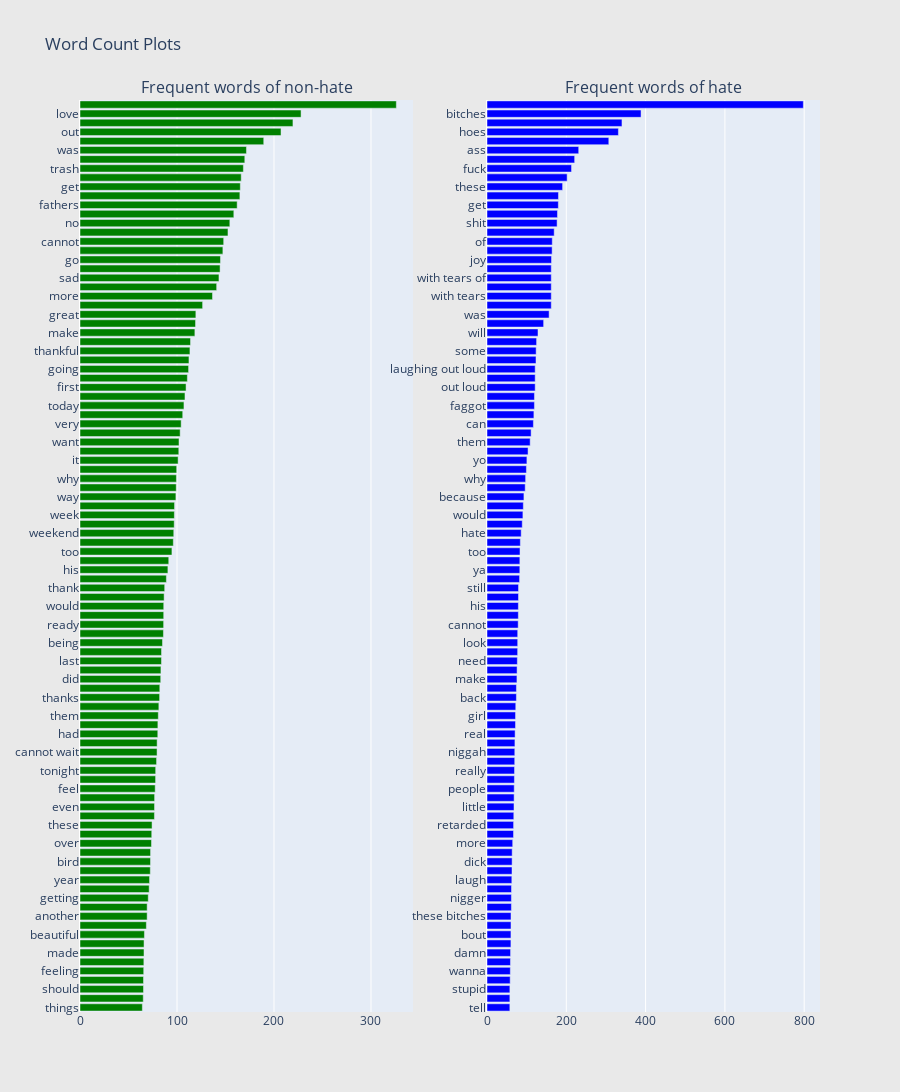

Here is the notebook cell this chart was saved with:
### Markdown cell above
# trigrams

### Code cell
#combination 1,2,3
fig = subplots.make_subplots(rows=1, cols=2, vertical_spacing=0.04,
                          subplot_titles=["Frequent words of non-hate", 
                                          "Frequent words of hate"])
fig.append_trace(trace0, 1, 1)
fig.append_trace(trace1, 1, 2)
fig['layout'].update(height=1200, width=900, paper_bgcolor='rgb(233,233,233)', title="Word Count Plots")
py.iplot(fig, filename='word-plots')

### Figure 1 — Plotly figure (JSON) as saved in the notebook; plotly's stock layout.template omitted (floating-point values rounded to 4 significant figures)
{"data": [{"marker": {"color": "green"}, "orientation": "h", "showlegend": false, "type": "bar", "x": [64.29, 65.21, 65.46, 65.47, 65.7, 65.85, 65.99, 66.03, 66.44, 68.42, 69.23, 69.25, 70.36, 71.31, 71.71, 72.48, 72.68, 72.75, 73.7, 73.96, 74.29, 76.76, 76.84, 76.92, 77.53, 77.94, 78.03, 78.94, 79.44, 79.52, 80.2, 80.3, 80.74, 81.31, 82.09, 82.27, 83.23, 83.44, 83.98, 84.04, 85.05, 86.02, 86.22, 86.3, 86.33, 86.73, 87.31, 89.07, 90.62, 91.49, 94.78, 96.22, 96.67, 97.14, 97.3, 97.48, 98.87, 99.22, 99.4, 99.69, 101.1, 101.9, 102.1, 103.3, 104.3, 105.9, 107.2, 108.2, 109.3, 110.7, 112.0, 112.3, 113.4, 114.0, 118.4, 119.1, 119.5, 126.4, 136.6, 140.9, 143.3, 144.4, 144.8, 147.3, 148.1, 152.6, 154.5, 158.6, 162.0, 164.8, 165.3, 166.2, 168.4, 169.9, 171.6, 189.4, 207.2, 219.6, 227.9, 326.1], "xaxis": "x", "y": ["things", "show", "should", "down", "feeling", "home", "made", "finally", "beautiful", "than", "another", "friends", "getting", "again", "year", "next", "bird", "little", "over", "sunday", "these", "come", "even", "everyone", "feel", "me", "tonight", "right", "cannot wait", "much", "had", "look", "them", "makes", "thanks", "because", "did", "still", "last", "think", "being", "night", "ready", "need", "would", "never", "thank", "world", "his", "work", "too", "really", "weekend", "always", "week", "know", "way", "friday", "why", "some", "it", "laughing", "want", "wait", "very", "tomorrow", "today", "best", "first", "you", "going", "back", "thankful", "days", "make", "morning", "great", "got", "more", "people", "sad", "day", "go", "can", "cannot", "life", "no", "see", "fathers", "bihday", "get", "good", "trash", "time", "was", "smile", "out", "will", "love", "happy"], "yaxis": "y"}, {"marker": {"color": "blue"}, "orientation": "h", "showlegend": false, "type": "bar", "x": [57.62, 57.68, 57.71, 58.44, 58.85, 59.16, 59.43, 60.33, 60.41, 60.5, 60.55, 61.54, 61.57, 61.79, 62.64, 63.1, 63.34, 63.5, 64.82, 66.88, 67.09, 67.63, 68.11, 68.39, 68.68, 69.13, 69.4, 69.93, 70.11, 70.43, 70.89, 71.87, 71.96, 72.55, 74.18, 74.24, 75.5, 75.86, 76.55, 77.29, 77.42, 77.45, 78.67, 79.06, 79.18, 79.47, 79.52, 82.17, 82.79, 82.9, 83.28, 84.11, 86.22, 88.91, 90.57, 91.65, 93.14, 96.34, 97.42, 99.41, 100.7, 103.5, 108.9, 111.3, 117.0, 118.3, 119.7, 119.7, 121.5, 121.5, 121.5, 123.6, 124.0, 125.1, 128.6, 142.8, 156.6, 162.1, 162.1, 162.1, 162.1, 162.1, 162.7, 164.3, 164.6, 169.5, 176.8, 177.8, 179.9, 180.2, 190.7, 202.1, 213.2, 221.1, 231.3, 307.2, 331.4, 340.4, 388.5, 797.9], "xaxis": "x2", "y": ["tell", "wit", "stupid", "crying", "wanna", "call", "damn", "had", "bout", "cunt", "these bitches", "even", "nigger", "down", "laugh", "did", "dick", "said", "more", "over", "retarded", "fag", "little", "stop", "people", "hand", "really", "me", "niggah", "being", "real", "never", "girl", "time", "back", "right", "make", "say", "need", "see", "look", "think", "cannot", "im", "his", "you", "still", "white", "ya", "man", "too", "good", "hate", "want", "would", "go", "because", "these hoes", "why", "trash", "yo", "bad", "them", "love", "can", "fucking", "faggot", "know", "out loud", "laughing out", "laughing out loud", "niggas", "some", "loud", "will", "laughing", "was", "of joy", "with tears", "tears of", "with tears of", "tears of joy", "joy", "tears", "of", "nigga", "shit", "got", "get", "no", "these", "with", "fuck", "out", "ass", "hoe", "hoes", "pussy", "bitches", "bitch"], "yaxis": "y2"}], "layout": {"annotations": [{"font": {"size": 16}, "showarrow": false, "text": "Frequent words of non-hate", "x": 0.225, "xanchor": "center", "xref": "paper", "y": 1, "yanchor": "bottom", "yref": "paper"}, {"font": {"size": 16}, "showarrow": false, "text": "Frequent words of hate", "x": 0.775, "xanchor": "center", "xref": "paper", "y": 1, "yanchor": "bottom", "yref": "paper"}], "height": 1200, "paper_bgcolor": "rgb(233,233,233)", "title": {"text": "Word Count Plots"}, "width": 900, "xaxis": {"anchor": "y", "domain": [0, 0.45]}, "xaxis2": {"anchor": "y2", "domain": [0.55, 1]}, "yaxis": {"anchor": "x", "domain": [0, 1]}, "yaxis2": {"anchor": "x2", "domain": [0, 1]}}}
